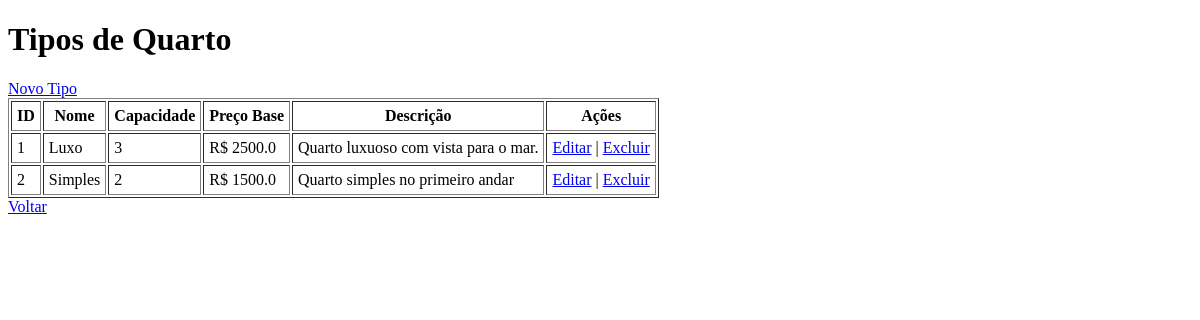
Before: /tipos_quarto with the older database file.
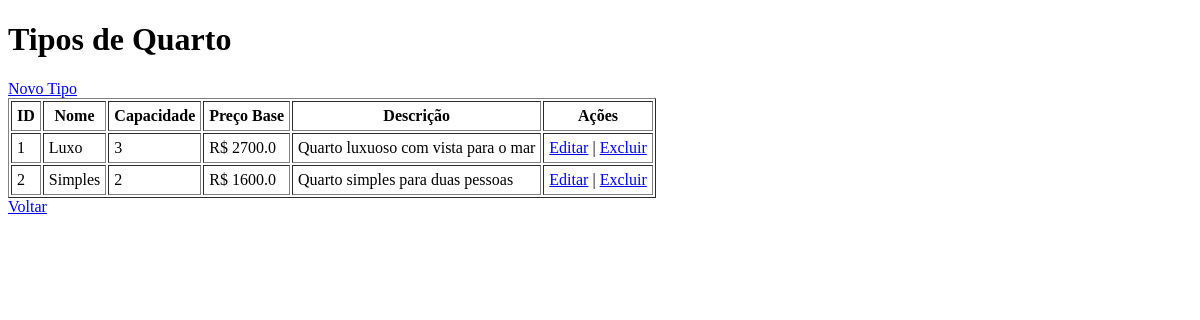
After: the same page with the newer database file.
### models/models.py (models this page shows)
class TipoQuarto(db.Model):
    __tablename__ = 'tipos_quarto'
    id_tipo = db.Column(db.Integer, primary_key=True, autoincrement=True)
    nome_tipo = db.Column(db.String(50), unique=True, nullable=False)
    capacidade_maxima = db.Column(db.Integer, nullable=False)
    preco_diaria_base = db.Column(db.Float, nullable=False)
    descricao = db.Column(db.Text)

### controllers/controller.py (the view)
@main.route('/tipos_quarto')
def listar_tipos_quarto():
    tipos = TipoQuarto.query.all()
    return render_template('tipos_quarto/listar.html', tipos=tipos)

### templates/tipos_quarto/listar.html (shortened to what this page needs)
<!DOCTYPE html>
<html lang="pt-br">
<head>
</head>
<body>
    <h1>Tipos de Quarto</h1>
    <a href="{{ url_for('main.novo_tipo_quarto') }}">Novo Tipo</a>
    <table border="1" cellpadding="5">
        <tr>
            <th>ID</th>
            <th>Nome</th>
            <th>Capacidade</th>
            <th>Preço Base</th>
            <th>Descrição</th>
            <th>Ações</th>
        </tr>
        {% for t in tipos %}
        <tr>
            <td>{{ t.id_tipo }}</td>
            <td>{{ t.nome_tipo }}</td>
            <td>{{ t.capacidade_maxima }}</td>
            <td>R$ {{ t.preco_diaria_base }}</td>
            <td>{{ t.descricao }}</td>
            <td>
                <a href="{{ url_for('main.editar_tipo_quarto', id=t.id_tipo) }}">Editar</a> |
                <a href="{{ url_for('main.excluir_tipo_quarto', id=t.id_tipo) }}" onclick="return confirm('Excluir tipo?')">Excluir</a>
            </td>
        </tr>
        {% endfor %}
    </table>
    <a href="{{ url_for('main.index') }}">Voltar</a>
</body>
</html>

Changed rows visible on the page:
changed TipoQuarto "Luxo": preco_diaria_base "2500.0" → "2700.0"; descricao "Quarto luxuoso com vista para o mar." → "Quarto luxuoso com vista para o mar"
changed TipoQuarto "Simples": preco_diaria_base "1500.0" → "1600.0"; descricao "Quarto simples no primeiro andar" → "Quarto simples para duas pessoas"
